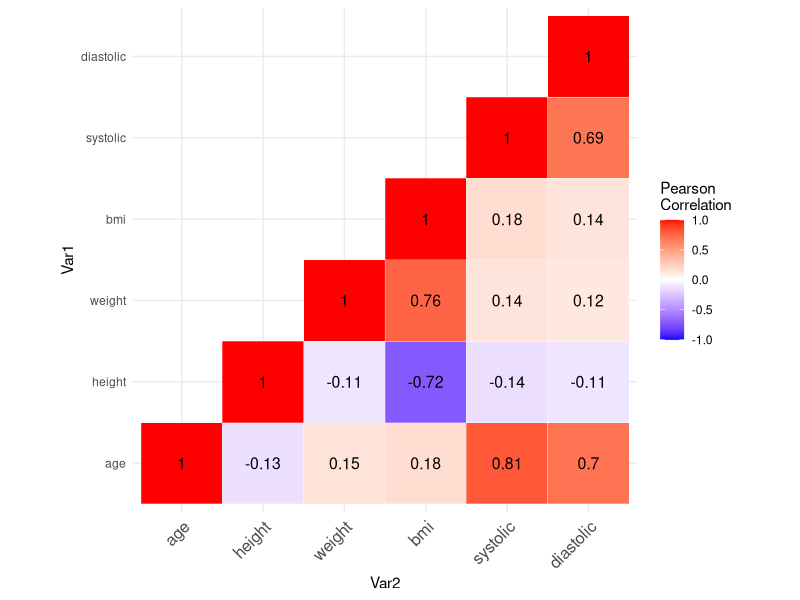
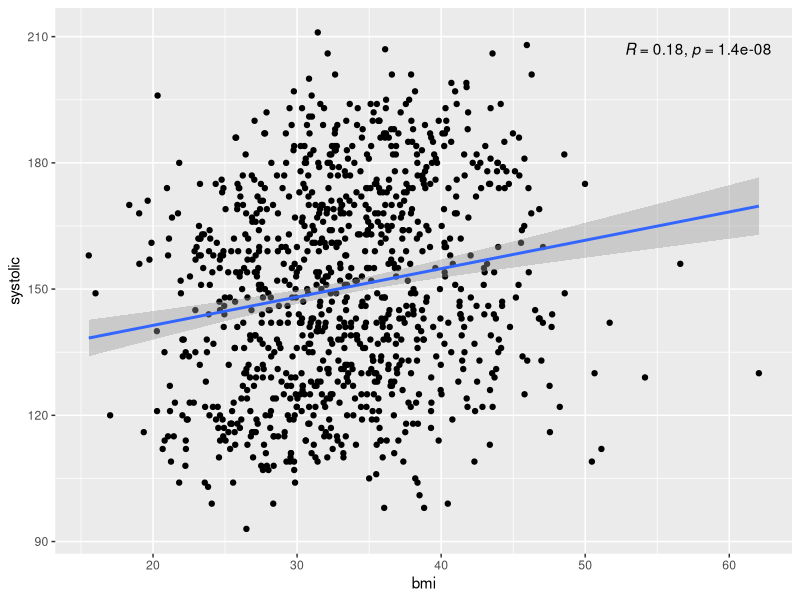
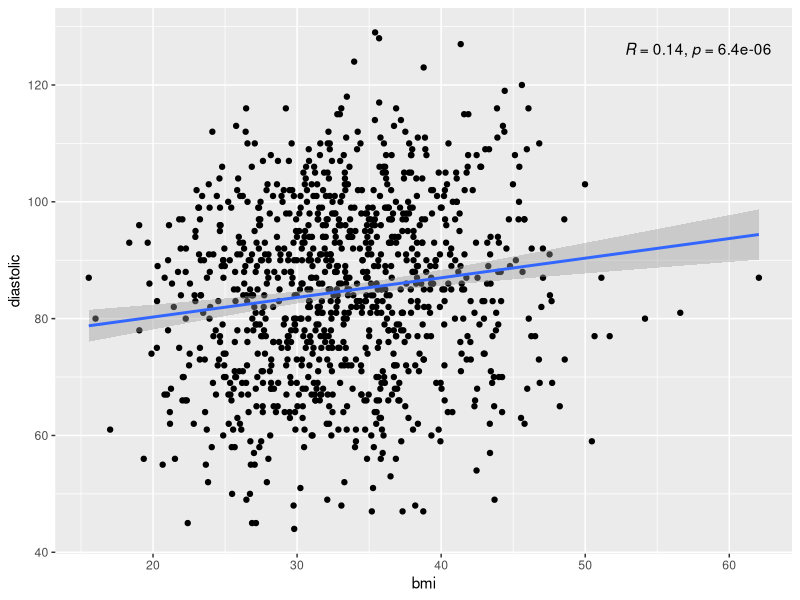

The R source for these figures, in order:
## ---- chunk 1
knitr::opts_chunk$set(echo = TRUE)
library(readxl)
library(ggplot2)
library(ggpubr)
library(reshape2)
emily_dataset <- read_excel("emily_dataset.xlsx")
NumbersOnly <- read_excel("NumbersOnly.xlsx")
data <- emily_dataset
bmi <- emily_dataset$bmi
systolic <- emily_dataset$systolic
diastolic <- emily_dataset$diastolic
age <- emily_dataset$age
gender <- emily_dataset$gender
weight <- emily_dataset$weight
height <- emily_dataset$height
## ---- chunk 2
"Category" <- c("Age","Height","Weight","BMI")
"Mean (SD)" <- c("35 (12.52)","160.77 (10.12)","84.61 (11.53)","33.19 (6.47)")
Demographics <- rbind(`Category`,`Mean (SD)`)
knitr::kable(Demographics, caption = "Sample Demographics")
## ---- chunk 3
cormat <- round(cor(NumbersOnly),2)
get_upper_tri <- function(cormat){cormat[lower.tri(cormat)]<-NA
return(cormat)}
upper_try <- get_upper_tri(cormat)
TriMap <- melt(upper_try, na.rm = TRUE)
ColorMap <- ggplot(data = TriMap, aes(Var2, Var1, fill = value))+
geom_tile(color = "white")+
scale_fill_gradient2(low = "blue", high = "red", mid = "white",
midpoint = 0, limit = c(-1,1), space = "Lab",
name="Pearson\nCorrelation") +
theme_minimal()+
theme(axis.text.x = element_text(angle = 45, vjust = 1,
size = 12, hjust = 1))+
coord_fixed()
FinalMap <- ColorMap + geom_text(aes(Var2, Var1, label = value), color = "black", size = 4)
FinalMap
## ---- chunk 4
a <- ggplot(data = emily_dataset, aes(bmi,systolic))+geom_point()
b <- a + geom_smooth(method='lm')
b + stat_cor(method = "pearson", alternative = "two.sided", cor.coef.name = "R",label.x.npc = 0.80, label.y.npc = 0.97)
## ---- chunk 5
c <- ggplot(data = emily_dataset, aes(bmi,diastolic))+geom_point()
d <- c + geom_smooth(method='lm')
d + stat_cor(method = "pearson", alternative = "two.sided", cor.coef.name = "R",label.x.npc = 0.80, label.y.npc = 0.97)
